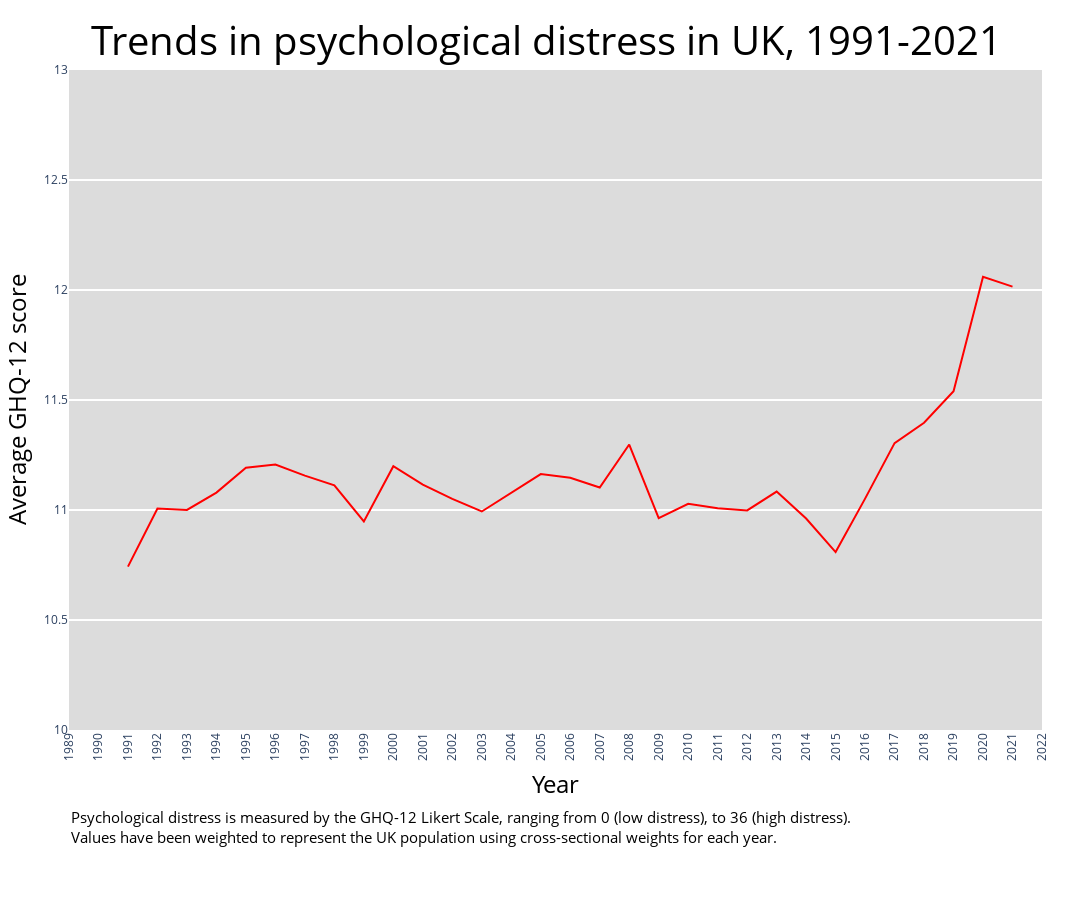

The code cell stored with this chart in its notebook:
### Code cell
fig = go.Figure()

# Add the line trace
fig.add_trace(go.Scatter(x=result['Year'], y=result['Average'], mode='lines', line=dict(color='red')))

# Update layout
fig.update_layout(
    title={
        'text': 'Trends in psychological distress in UK, 1991-2021',
        'x': 0.5,
        'y': 0.97,
        'font': {'size': 40, 'color': 'black'}  # Increase font size and set color to black
    },
    xaxis_title={
        'text': 'Year',
        'font': {'size': 24, 'color': 'black'}  # Set font size and color to black
    },
    yaxis_title={
        'text': 'Average GHQ-12 score',
        'font': {'size': 24, 'color': 'black'}  # Set font size and color to black
    },
    yaxis_range=[10, 13],
    height=900,
    width=1200,
    plot_bgcolor='rgb(220, 220, 220)',
    paper_bgcolor='rgb(255,255,255)',
    xaxis=dict(showgrid=False, range=[1989, 2022], tickmode='linear', dtick=1, tickangle=-90),
    yaxis=dict(showgrid=True, gridwidth=2, gridcolor='white'), 
)

fig.update_layout(margin=dict(l=30, r=50, t=70, b=170))

# add annotation
fig.add_annotation(dict(font=dict(color='black',size=15),
                                        x=0,
                                        y=-0.18,
                                        showarrow=False,
                                        text="Psychological distress is measured by the GHQ-12 Likert Scale, ranging from 0 (low distress), to 36 (high distress).<br>Values have been weighted to represent the UK population using cross-sectional weights for each year.",
                                        textangle=0,
                                        xanchor='left',
                                        align="left",
                                        xref="paper",
                                        yref="paper"))


fig.write_image("./figures/trends_overall.png")

fig.show()

### Figure 1 — Plotly figure (JSON) as saved in the notebook; plotly's stock layout.template omitted (floating-point values rounded to 4 significant figures)
{"data": [{"line": {"color": "red"}, "mode": "lines", "type": "scatter", "x": [1991, 1992, 1993, 1994, 1995, 1996, 1997, 1998, 1999, 2000, 2001, 2002, 2003, 2004, 2005, 2006, 2007, 2008, 2009, 2010, 2011, 2012, 2013, 2014, 2015, 2016, 2017, 2018, 2019, 2020, 2021], "y": [10.74, 11.01, 11.0, 11.08, 11.19, 11.21, 11.16, 11.11, 10.95, 11.2, 11.12, 11.05, 10.99, 11.08, 11.16, 11.15, 11.1, 11.3, 10.96, 11.03, 11.01, 11.0, 11.08, 10.96, 10.81, 11.05, 11.3, 11.4, 11.54, 12.06, 12.02]}], "layout": {"annotations": [{"align": "left", "font": {"color": "black", "size": 15}, "showarrow": false, "text": "Psychological distress is measured by the GHQ-12 Likert Scale, ranging from 0 (low distress), to 36 (high distress).<br>Values have been weighted to represent the UK population using cross-sectional weights for each year.", "textangle": 0, "x": 0, "xanchor": "left", "xref": "paper", "y": -0.18, "yref": "paper"}], "height": 900, "margin": {"b": 170, "l": 30, "r": 50, "t": 70}, "paper_bgcolor": "rgb(255,255,255)", "plot_bgcolor": "rgb(220, 220, 220)", "title": {"font": {"color": "black", "size": 40}, "text": "Trends in psychological distress in UK, 1991-2021", "x": 0.5, "y": 0.97}, "width": 1200, "xaxis": {"dtick": 1, "range": [1989, 2022], "showgrid": false, "tickangle": -90, "tickmode": "linear", "title": {"font": {"color": "black", "size": 24}, "text": "Year"}}, "yaxis": {"gridcolor": "white", "gridwidth": 2, "range": [10, 13], "showgrid": true, "title": {"font": {"color": "black", "size": 24}, "text": "Average GHQ-12 score"}}}}
